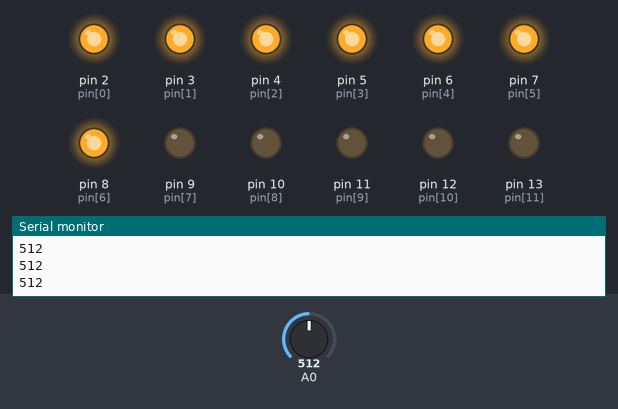
Bench run of a sketch on a simulated Arduino Uno, built with avr-gcc and run on an emulated ATmega328P. Parts: output pins drawn as LEDs (lit = HIGH), the last lines printed to the serial monitor. The test bench sets the inputs (shaded band); at power-on: A0 = 512.

Above: at 1.2 s.
1.3 s: A0 set to 541
2.8 s: A0 set to 569
At 3.7 s:
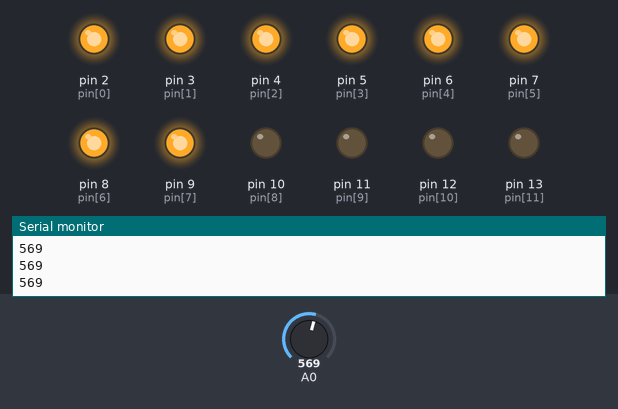
4.3 s: A0 set to 511
At 5.0 s:
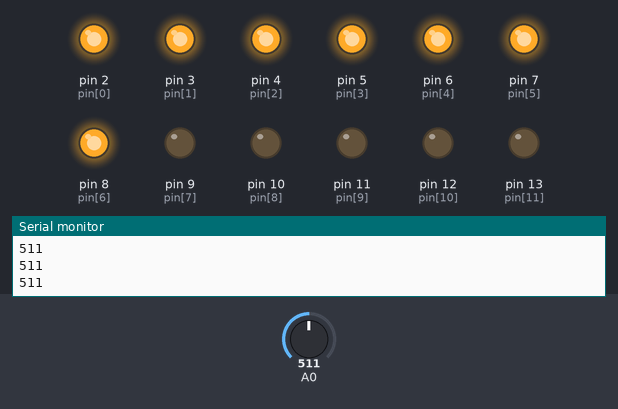
5.8 s: A0 set to 488
7.3 s: A0 set to 464
At 8.4 s:
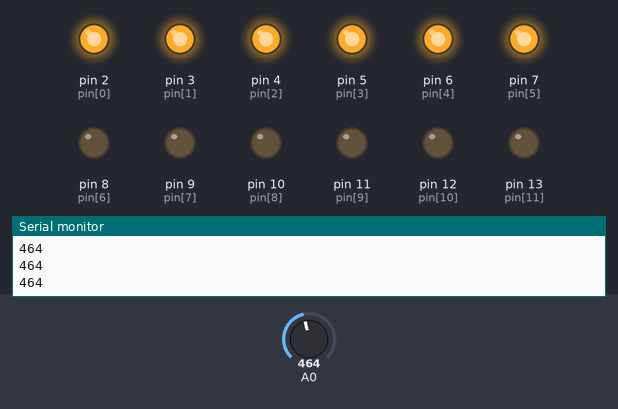
8.8 s: A0 set to 413
10.3 s: A0 set to 390
At 10.8 s:
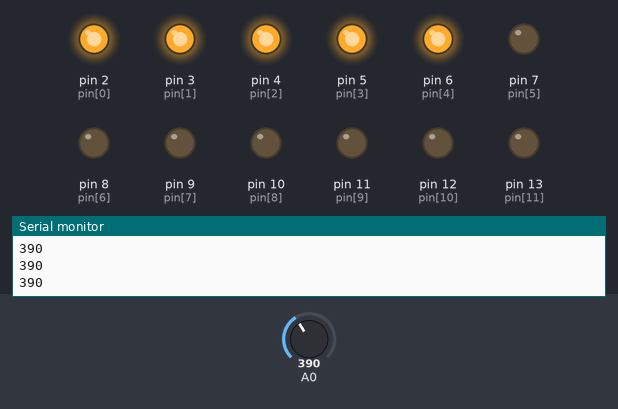
Timing chart, 0 to 12.8 s (numbered marks = the images above; inputs shaded):
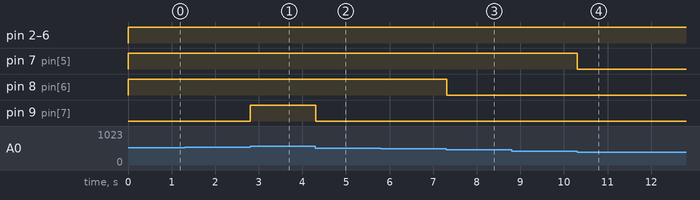

The sketch:

Light_meter.ino
```cpp
int pin[12] = {2, 3, 4, 5, 6, 7, 8, 9, 10, 11, 12, 13};

int sensor = 0;
int x = 0;
int value = 0;

void setup(){
  Serial.begin(9600);
  for (x = 0; x <= 12; x++){
    pinMode(pin[x], OUTPUT);
  }
}

void loop(){
  sensor = analogRead(A0);
  Serial.println(sensor);
  sensor = sensor / 80;
  if (value <= sensor) {
  for (x = 0; x <= sensor; x++){
    digitalWrite(pin[x], HIGH);
    value = sensor;
    }
  }
  else {
    for (x = 0; x <= 12; x++){
        digitalWrite(pin[x], LOW);
        value = sensor - 1;
       }
    }


}
```

Measured:
- the behaviour switches between 559 and 560 on A0 (found by bisection; images 0 and 1)
- the behaviour switches between 480 and 479 on A0 (found by bisection; images 2 and 3)
- the behaviour switches between 400 and 399 on A0 (found by bisection; images 3 and 4)
- after the input at 2.8 s, pin 9 (pin[7]): LOW → HIGH at once
- after the input at 4.3 s, pin 9 (pin[7]): HIGH → LOW at once
- after the input at 7.3 s, pin 8 (pin[6]): HIGH → LOW at once
- after the input at 10.3 s, pin 7 (pin[5]): HIGH → LOW at once
